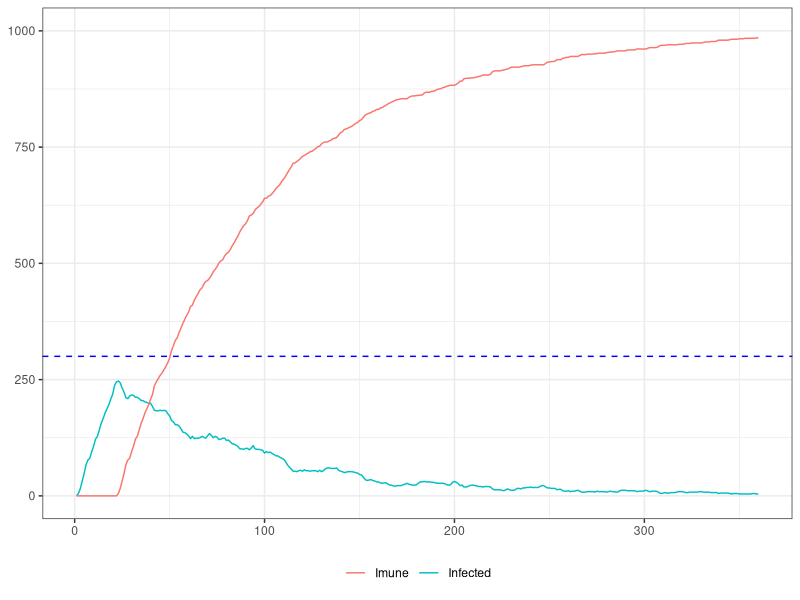

R code for this plot:
# Setup -------------------------------------------------------------------

rm(list = ls())

library(ggplot2)
library(tibble)

# Variables ---------------------------------------------------------------

pop = 1000
days =360
time_infection = 21

# Iniciliza a matriz
m.pop = matrix(-1, nrow=days, ncol = pop)

# Inicializa a primeira pessoa infectada
# 0 = Imune
# 21~1 : dias doentes
#  -1 = sucetivel
# m.pop[1,1] = time_infection

i=2
for(i in 1:days){
  
  Total_infectado = sum( m.pop[i-1, ] > 0)
  Total_sucetivel = sum( m.pop[i-1, ] < 0)
  
  v_select_infectados = m.pop[i-1, ] > 0
  v_select_imunes = m.pop[i-1,]==0
  
  # Para os que estao infectados, reduzir um dia a infecao
  m.pop[i, v_select_infectados] = m.pop[i-1, v_select_infectados] -1
  
  # Para os que estao imunes, continuar imunes
  m.pop[i, v_select_imunes]=0
  
  # Para os que nao estao imunes, nem infectados avaliar: (1) Se encontram
  # alguem infectados; (2) Se encontrarem alguem infectado se eles se contaminam
  v_will_find_infected = runif(n=pop) > (1/(Total_infectado+2))
  v_will_be_contaminated = runif(n = pop) < 0.013
  
  m.pop[i, v_will_find_infected & !v_select_infectados & !v_select_imunes & v_will_be_contaminated]=time_infection
  
}



# Function ----------------------------------------------------------------

total.infected=function (x){
  return(sum(x>0))
}
total.imune=function (x){
  return(sum(x==0))
}

# Data --------------------------------------------------------------------

tbl <- tibble(day = seq_len(nrow(m.pop)),
              TotalInfected = apply(m.pop, 1, total.infected),
              TotalImune = apply(m.pop, 1, total.imune))

ggplot(tbl) + 
  geom_line(aes(x = day, y = TotalInfected, colour="Infected")) + 
  geom_line(aes(x = day, y = TotalImune, colour="Imune")) + 
  geom_hline(yintercept = 0.3*pop, color= "blue", linetype = "dashed") +
  ylim(0, pop) + 
  theme_bw() +
  theme(legend.position = "bottom") +
  labs(y = NULL, x = NULL, colour = NULL)

